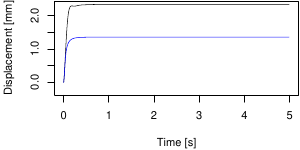

The R source for this figure:
mt <- read.table("disp-tet.txt")
mc <- read.table("disp-comp.txt")

mt[,3] <- (mt[,3] - 0.015)*1000
mc[,3] <- (mc[,3] - 0.015)*1000


pdf("displacement.pdf", width=3, height=1.5, pointsize=8); # sizes in inches
p <- par(lwd=0.5, mar=c(4,4,0,0)+0.1);

i <- 1:500 # 5 seconds
plot(c(0,5),
     c(-0.285, 2.336), # make the range consistent
     #range(mt[,3], mc[,3]),
     type="n", xlab="Time [s]", ylab="Displacement [mm]")

lines(mt[i,1], mt[i,3], col=1)
lines(mc[i,1], mc[i,3], col=4)

dev.off()
par(p)
